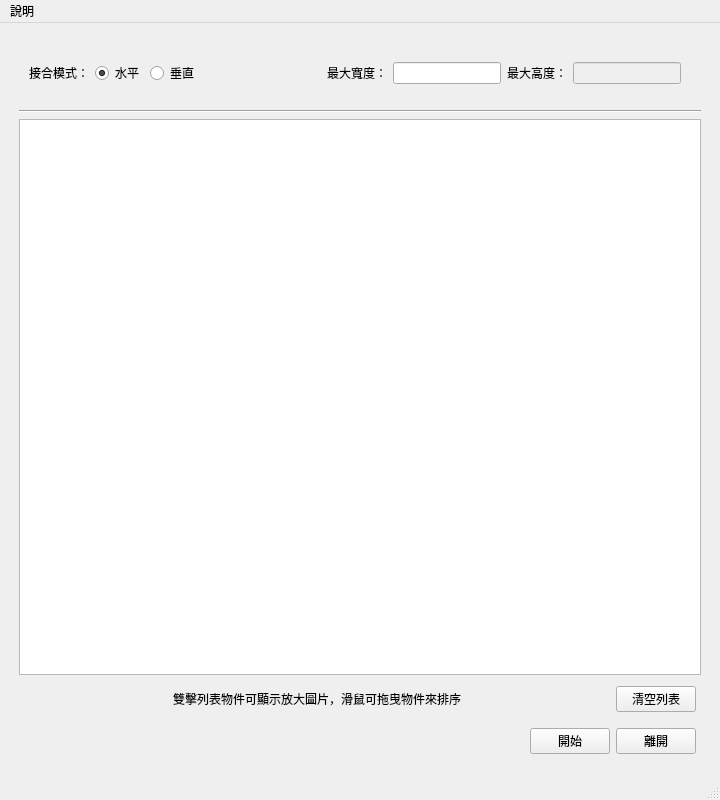
<?xml version="1.0" encoding="UTF-8"?>
<ui version="4.0">
 <class>MainWindow</class>
 <widget class="QMainWindow" name="MainWindow">
  <property name="geometry">
   <rect>
    <x>0</x>
    <y>0</y>
    <width>720</width>
    <height>800</height>
   </rect>
  </property>
  <property name="windowTitle">
   <string>Image Stitcher</string>
  </property>
  <property name="windowIcon">
   <iconset resource="../resources_rc.qrc">
    <normaloff>:/statics/icon.ico</normaloff>:/statics/icon.ico</iconset>
  </property>
  <widget class="QWidget" name="centralwidget">
   <layout class="QGridLayout" name="gridLayout">
    <item row="0" column="0">
     <layout class="QVBoxLayout" name="v_main_layout" stretch="1,0,10,0,1">
      <property name="sizeConstraint">
       <enum>QLayout::SetDefaultConstraint</enum>
      </property>
      <property name="leftMargin">
       <number>10</number>
      </property>
      <property name="topMargin">
       <number>10</number>
      </property>
      <property name="rightMargin">
       <number>10</number>
      </property>
      <property name="bottomMargin">
       <number>10</number>
      </property>
      <item>
       <layout class="QHBoxLayout" name="h_info_layout">
        <property name="leftMargin">
         <number>10</number>
        </property>
        <property name="topMargin">
         <number>10</number>
        </property>
        <property name="rightMargin">
         <number>10</number>
        </property>
        <property name="bottomMargin">
         <number>10</number>
        </property>
        <item>
         <layout class="QHBoxLayout" name="horizontalLayout_2">
          <property name="leftMargin">
           <number>0</number>
          </property>
          <property name="topMargin">
           <number>0</number>
          </property>
          <property name="rightMargin">
           <number>0</number>
          </property>
          <property name="bottomMargin">
           <number>0</number>
          </property>
          <item>
           <widget class="QLabel" name="image_mode_lb">
            <property name="text">
             <string>接合模式：</string>
            </property>
           </widget>
          </item>
          <item>
           <widget class="QRadioButton" name="horizon_rtn">
            <property name="toolTip">
             <string>圖片讀取時只載入檔名</string>
            </property>
            <property name="text">
             <string>水平</string>
            </property>
            <property name="checked">
             <bool>true</bool>
            </property>
            <attribute name="buttonGroup">
             <string notr="true">stitch_mode</string>
            </attribute>
           </widget>
          </item>
          <item>
           <widget class="QRadioButton" name="vertical_rtn">
            <property name="toolTip">
             <string>圖片讀取時載入縮圖</string>
            </property>
            <property name="text">
             <string>垂直</string>
            </property>
            <attribute name="buttonGroup">
             <string notr="true">stitch_mode</string>
            </attribute>
           </widget>
          </item>
         </layout>
        </item>
        <item>
         <spacer name="horizontalSpacer_3">
          <property name="orientation">
           <enum>Qt::Horizontal</enum>
          </property>
          <property name="sizeHint" stdset="0">
           <size>
            <width>40</width>
            <height>20</height>
           </size>
          </property>
         </spacer>
        </item>
        <item>
         <layout class="QHBoxLayout" name="horizontalLayout_3">
          <property name="leftMargin">
           <number>10</number>
          </property>
          <property name="topMargin">
           <number>10</number>
          </property>
          <property name="rightMargin">
           <number>10</number>
          </property>
          <property name="bottomMargin">
           <number>10</number>
          </property>
          <item>
           <widget class="QLabel" name="max_width_lb">
            <property name="text">
             <string>最大寬度：</string>
            </property>
           </widget>
          </item>
          <item>
           <widget class="QLineEdit" name="max_width_value"/>
          </item>
          <item>
           <widget class="QLabel" name="max_heigth_lb">
            <property name="text">
             <string>最大高度：</string>
            </property>
           </widget>
          </item>
          <item>
           <widget class="QLineEdit" name="max_heigth_value">
            <property name="enabled">
             <bool>false</bool>
            </property>
           </widget>
          </item>
         </layout>
        </item>
       </layout>
      </item>
      <item>
       <widget class="Line" name="line">
        <property name="orientation">
         <enum>Qt::Horizontal</enum>
        </property>
       </widget>
      </item>
      <item>
       <widget class="QListWidget" name="items_list">
        <property name="sizePolicy">
         <sizepolicy hsizetype="Expanding" vsizetype="Preferred">
          <horstretch>0</horstretch>
          <verstretch>0</verstretch>
         </sizepolicy>
        </property>
        <property name="dragEnabled">
         <bool>true</bool>
        </property>
        <property name="dragDropMode">
         <enum>QAbstractItemView::InternalMove</enum>
        </property>
        <property name="defaultDropAction">
         <enum>Qt::MoveAction</enum>
        </property>
        <property name="iconSize">
         <size>
          <width>50</width>
          <height>50</height>
         </size>
        </property>
        <property name="movement">
         <enum>QListView::Free</enum>
        </property>
        <property name="isWrapping" stdset="0">
         <bool>false</bool>
        </property>
        <property name="wordWrap">
         <bool>true</bool>
        </property>
       </widget>
      </item>
      <item>
       <layout class="QHBoxLayout" name="horizontalLayout">
        <property name="leftMargin">
         <number>5</number>
        </property>
        <property name="topMargin">
         <number>5</number>
        </property>
        <property name="rightMargin">
         <number>5</number>
        </property>
        <property name="bottomMargin">
         <number>5</number>
        </property>
        <item>
         <spacer name="horizontalSpacer">
          <property name="orientation">
           <enum>Qt::Horizontal</enum>
          </property>
          <property name="sizeHint" stdset="0">
           <size>
            <width>40</width>
            <height>20</height>
           </size>
          </property>
         </spacer>
        </item>
        <item>
         <widget class="QLabel" name="item_list_info_lb">
          <property name="text">
           <string>雙擊列表物件可顯示放大圖片，滑鼠可拖曳物件來排序</string>
          </property>
          <property name="alignment">
           <set>Qt::AlignCenter</set>
          </property>
         </widget>
        </item>
        <item>
         <spacer name="horizontalSpacer_4">
          <property name="orientation">
           <enum>Qt::Horizontal</enum>
          </property>
          <property name="sizeHint" stdset="0">
           <size>
            <width>40</width>
            <height>20</height>
           </size>
          </property>
         </spacer>
        </item>
        <item>
         <widget class="QPushButton" name="clear_list_btn">
          <property name="toolTip">
           <string>清空列表的物件</string>
          </property>
          <property name="text">
           <string>清空列表</string>
          </property>
          <property name="icon">
           <iconset resource="../resources_rc.qrc">
            <normaloff>:/statics/clear_all.svg</normaloff>:/statics/clear_all.svg</iconset>
          </property>
         </widget>
        </item>
       </layout>
      </item>
      <item>
       <layout class="QHBoxLayout" name="h_button_layout">
        <property name="sizeConstraint">
         <enum>QLayout::SetDefaultConstraint</enum>
        </property>
        <property name="leftMargin">
         <number>5</number>
        </property>
        <property name="topMargin">
         <number>5</number>
        </property>
        <property name="rightMargin">
         <number>5</number>
        </property>
        <property name="bottomMargin">
         <number>5</number>
        </property>
        <item>
         <spacer name="horizontalSpacer_2">
          <property name="orientation">
           <enum>Qt::Horizontal</enum>
          </property>
          <property name="sizeHint" stdset="0">
           <size>
            <width>40</width>
            <height>20</height>
           </size>
          </property>
         </spacer>
        </item>
        <item>
         <widget class="QPushButton" name="start_btn">
          <property name="toolTip">
           <string>開啟報告匯出設定視窗</string>
          </property>
          <property name="text">
           <string>開始</string>
          </property>
          <property name="icon">
           <iconset resource="../resources_rc.qrc">
            <normaloff>:/statics/play_arrow.svg</normaloff>:/statics/play_arrow.svg</iconset>
          </property>
          <property name="iconSize">
           <size>
            <width>30</width>
            <height>30</height>
           </size>
          </property>
         </widget>
        </item>
        <item>
         <widget class="QPushButton" name="exit_btn">
          <property name="toolTip">
           <string>關閉應用程式</string>
          </property>
          <property name="text">
           <string>離開</string>
          </property>
          <property name="icon">
           <iconset resource="../resources_rc.qrc">
            <normaloff>:/statics/logout.svg</normaloff>:/statics/logout.svg</iconset>
          </property>
          <property name="iconSize">
           <size>
            <width>28</width>
            <height>28</height>
           </size>
          </property>
          <property name="flat">
           <bool>false</bool>
          </property>
         </widget>
        </item>
       </layout>
      </item>
     </layout>
    </item>
   </layout>
  </widget>
  <widget class="QMenuBar" name="menubar">
   <property name="geometry">
    <rect>
     <x>0</x>
     <y>0</y>
     <width>720</width>
     <height>32</height>
    </rect>
   </property>
   <widget class="QMenu" name="menu_about">
    <property name="title">
     <string>說明</string>
    </property>
    <addaction name="menu_about_manual"/>
    <addaction name="menu_about_update"/>
    <addaction name="menu_about_about"/>
   </widget>
   <addaction name="menu_about"/>
  </widget>
  <widget class="QStatusBar" name="statusbar"/>
  <action name="menu_about_about">
   <property name="text">
    <string>關於</string>
   </property>
  </action>
  <action name="menu_about_manual">
   <property name="text">
    <string>使用說明</string>
   </property>
  </action>
  <action name="menu_about_update">
   <property name="text">
    <string>檢查更新</string>
   </property>
  </action>
 </widget>
 <resources>
  <include location="../resources_rc.qrc"/>
 </resources>
 <connections/>
 <buttongroups>
  <buttongroup name="stitch_mode"/>
 </buttongroups>
</ui>
